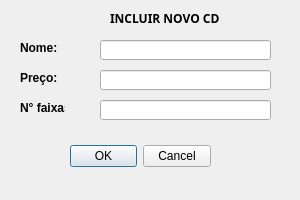
<?xml version="1.0" encoding="UTF-8"?>
<ui version="4.0">
 <class>IncluirCD</class>
 <widget class="QDialog" name="IncluirCD">
  <property name="geometry">
   <rect>
    <x>0</x>
    <y>0</y>
    <width>300</width>
    <height>200</height>
   </rect>
  </property>
  <property name="windowTitle">
   <string>Dialog</string>
  </property>
  <widget class="QDialogButtonBox" name="buttonBox">
   <property name="geometry">
    <rect>
     <x>70</x>
     <y>140</y>
     <width>141</width>
     <height>32</height>
    </rect>
   </property>
   <property name="orientation">
    <enum>Qt::Orientation::Horizontal</enum>
   </property>
   <property name="standardButtons">
    <set>QDialogButtonBox::StandardButton::Cancel|QDialogButtonBox::StandardButton::Ok</set>
   </property>
   <property name="centerButtons">
    <bool>true</bool>
   </property>
  </widget>
  <widget class="QLineEdit" name="lineEditNome">
   <property name="geometry">
    <rect>
     <x>100</x>
     <y>40</y>
     <width>171</width>
     <height>20</height>
    </rect>
   </property>
  </widget>
  <widget class="QLineEdit" name="lineEditPreco">
   <property name="geometry">
    <rect>
     <x>100</x>
     <y>70</y>
     <width>171</width>
     <height>20</height>
    </rect>
   </property>
  </widget>
  <widget class="QLineEdit" name="lineEditNumFaixas">
   <property name="geometry">
    <rect>
     <x>100</x>
     <y>100</y>
     <width>171</width>
     <height>20</height>
    </rect>
   </property>
  </widget>
  <widget class="QLabel" name="label">
   <property name="geometry">
    <rect>
     <x>20</x>
     <y>40</y>
     <width>45</width>
     <height>15</height>
    </rect>
   </property>
   <property name="font">
    <font>
     <bold>true</bold>
    </font>
   </property>
   <property name="text">
    <string>Nome:</string>
   </property>
  </widget>
  <widget class="QLabel" name="label_2">
   <property name="geometry">
    <rect>
     <x>20</x>
     <y>70</y>
     <width>45</width>
     <height>15</height>
    </rect>
   </property>
   <property name="font">
    <font>
     <bold>true</bold>
    </font>
   </property>
   <property name="text">
    <string>Preço:</string>
   </property>
  </widget>
  <widget class="QLabel" name="label_3">
   <property name="geometry">
    <rect>
     <x>20</x>
     <y>100</y>
     <width>45</width>
     <height>15</height>
    </rect>
   </property>
   <property name="font">
    <font>
     <bold>true</bold>
    </font>
   </property>
   <property name="text">
    <string>N° faixas:</string>
   </property>
  </widget>
  <widget class="QLabel" name="label_4">
   <property name="geometry">
    <rect>
     <x>110</x>
     <y>10</y>
     <width>111</width>
     <height>16</height>
    </rect>
   </property>
   <property name="font">
    <font>
     <family>Rubik</family>
     <bold>true</bold>
    </font>
   </property>
   <property name="text">
    <string>INCLUIR NOVO CD</string>
   </property>
  </widget>
 </widget>
 <resources/>
 <connections>
  <connection>
   <sender>buttonBox</sender>
   <signal>accepted()</signal>
   <receiver>IncluirCD</receiver>
   <slot>accept()</slot>
   <hints>
    <hint type="sourcelabel">
     <x>248</x>
     <y>254</y>
    </hint>
    <hint type="destinationlabel">
     <x>157</x>
     <y>274</y>
    </hint>
   </hints>
  </connection>
  <connection>
   <sender>buttonBox</sender>
   <signal>rejected()</signal>
   <receiver>IncluirCD</receiver>
   <slot>reject()</slot>
   <hints>
    <hint type="sourcelabel">
     <x>316</x>
     <y>260</y>
    </hint>
    <hint type="destinationlabel">
     <x>286</x>
     <y>274</y>
    </hint>
   </hints>
  </connection>
 </connections>
</ui>
